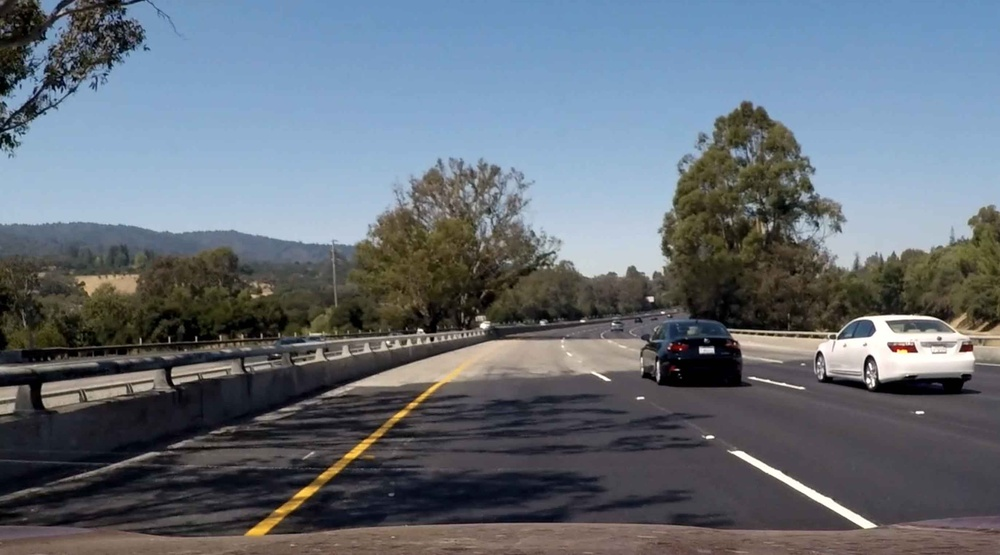
#> input picture test_images/curve.jpg, 1000 x 555 px, shrunk from 2744 x 1524 before the run; its folder holds only this picture in this run
$ python lane_detection.py
#> lines starting #> are read from the running program, lines starting #| are printed output that depends on the picture; after the words box and inside, x2 and y2 are one past the last pixel; in counts of white or black regions, pixels touching at a corner belong together
# importing some useful packages
import matplotlib
import matplotlib.pyplot as plt
import matplotlib.image as mpimg
import numpy as np
import cv2
import os
import math

from moviepy.editor import VideoFileClip
from IPython.display import HTML


# %matplotlib inline

# if you wanted to show a single color channel image called 'gray', for example, call as plt.imshow(gray, cmap='gray')


# TODO: Build your pipeline that will draw lane lines on the test_images
# then save them to the test_images_output directory.


def grayscale(img):
    """Applies the Grayscale transform
    This will return an image with only one color channel
    but NOTE: to see the returned image as grayscale
    (assuming your grayscaled image is called 'gray')
    you should call plt.imshow(gray, cmap='gray')"""
    return cv2.cvtColor(img, cv2.COLOR_RGB2GRAY)
    # Or use BGR2GRAY if you read an image with cv2.imread()
    # return cv2.cvtColor(img, cv2.COLOR_BGR2GRAY)


def canny(img, low_threshold, high_threshold):
    """Applies the Canny transform"""
    return cv2.Canny(img, low_threshold, high_threshold)


def gaussian_blur(img, kernel_size):
    """Applies a Gaussian Noise kernel"""
    return cv2.GaussianBlur(img, (kernel_size, kernel_size), 0)


def region_of_interest(img, vertices):
    """
    Applies an image mask.

    Only keeps the region of the image defined by the polygon
    formed from `vertices`. The rest of the image is set to black.
    `vertices` should be a numpy array of integer points.
    """
    # defining a blank mask to start with
    mask = np.zeros_like(img)

    # defining a 3 channel or 1 channel color to fill the mask with depending on the input image
    if len(img.shape) > 2:
        channel_count = img.shape[2]  # i.e. 3 or 4 depending on your image
        ignore_mask_color = (255,) * channel_count
    else:
        ignore_mask_color = 255

    # filling pixels inside the polygon defined by "vertices" with the fill color
    cv2.fillPoly(mask, vertices, ignore_mask_color)

    # returning the image only where mask pixels are nonzero
    masked_image = cv2.bitwise_and(img, mask)
    return masked_image


def draw_lines(img, lines, color=[255, 0, 0], thickness=10):
    """
    NOTE: this is the function you might want to use as a starting point once you want to
    average/extrapolate the line segments you detect to map out the full
    extent of the lane (going from the result shown in raw-lines-example.mp4
    to that shown in P1_example.mp4).

    Think about things like separating line segments by their
    slope ((y2-y1)/(x2-x1)) to decide which segments are part of the left
    line vs. the right line.  Then, you can average the position of each of
    the lines and extrapolate to the top and bottom of the lane.

    This function draws `lines` with `color` and `thickness`.
    Lines are drawn on the image inplace (mutates the image).
    If you want to make the lines semi-transparent, think about combining
    this function with the weighted_img() function below
    """

    right_lanes = []
    left_lanes = []

    for line in lines:
        # print(line)

        x1 = line[0][0]
        y1 = line[0][1]
        x2 = line[0][2]
        y2 = line[0][3]

        slope = (y2 - y1) / (x2 - x1)

        # print(slope)

        if 0.68 < slope:
            # Right lane
            right_lanes.append(line)
            # cv2.line(img, (x1, y1), (x2, y2), color, thickness)
            # print(line)
        elif -0.68 > slope:
            # Left lane
            left_lanes.append(line)
            # cv2.line(img, (x1, y1), (x2, y2), color, thickness)
        else:
            continue

    temp_right = np.array(right_lanes, dtype=np.int32)

    if temp_right.shape[0] == 0:
        return

    temp_right_reshape = temp_right.reshape(int(temp_right.shape[0]*2), int(temp_right.shape[2]/2))

    [vx, vy, x, y] = cv2.fitLine(temp_right_reshape, cv2.DIST_L2, 0, 0.01, 0.01)

    k = vy / vx
    b = y - k * x

    y1 = int((img.shape[1] / 18) * 7)
    x1 = (y1 - b) / k
    y2 = img.shape[1]
    x2 = (y2 - b) / k

    cv2.line(img, (x1, y1), (x2, y2), color, thickness)

    # Left Lane
    temp_left = np.array(left_lanes, dtype=np.int32)

    if temp_left.shape[0] == 0:
        return

    temp_left_reshape = temp_left.reshape(int(temp_left.shape[0]*2), int(temp_left.shape[2]/2))

    [vxl, vyl, xl, yl] = cv2.fitLine(temp_left_reshape, cv2.DIST_L2, 0, 0.01, 0.01)

    kl = vyl / vxl
    bl = yl - kl * xl

    y1l = int((img.shape[1] / 18) * 7)
    x1l = (y1l - bl) / kl
    y2l = img.shape[1]
    x2l = (y2l - bl) / kl

    cv2.line(img, (x1l, y1l), (x2l, y2l), color, thickness)

    # [4 lines of commented-out code are left out]


def hough_lines(img, rho, theta, threshold, min_line_len, max_line_gap):
    """
    `img` should be the output of a Canny transform.

    Returns an image with hough lines drawn.
    """

    lines = cv2.HoughLinesP(img, rho, theta, threshold, np.array([]), minLineLength=min_line_len,
                            maxLineGap=max_line_gap)

    line_img = np.zeros((img.shape[0], img.shape[1], 3), dtype=np.uint8)

    # plt.imshow(line_img)
    # plt.show()

    draw_lines(line_img, lines)
    return line_img


# Python 3 has support for cool math symbols.

def weighted_img(img, initial_img, α=0.8, β=1., γ=0.):
    """
    `img` is the output of the hough_lines(), An image with lines drawn on it.
    Should be a blank image (all black) with lines drawn on it.

    `initial_img` should be the image before any processing.

    The result image is computed as follows:

    initial_img * α + img * β + γ
    NOTE: initial_img and img must be the same shape!
    """
    return cv2.addWeighted(initial_img, α, img, β, γ)


def color_selection(img, red_threshold, green_threshold, blue_threshold):
    color_select = np.copy(img)
    rgb_threshold = [red_threshold, green_threshold, blue_threshold]
    color_threshold = (img[:, :, 0] < rgb_threshold[0]) | \
                      (img[:, :, 1] < rgb_threshold[1]) | \
                      (img[:, :, 2] < rgb_threshold[2])
    color_select[color_threshold] = [0, 0, 0]
    return color_select, color_threshold


def pipeLine(image):
    ysize = image.shape[0]
    xsize = image.shape[1]

    color_img = np.copy(image)
    line_img = np.copy(image)
    color_output_img = np.copy(image)

    vertices = [np.array([[(xsize/14)*2, ysize], [(xsize/14)*13, ysize], [xsize/2, ysize/2]], np.int32)]
    line_img = region_of_interest(image, vertices)

    color_img, color_threshold = color_selection(line_img, 180, 180, 100)

    color_output_img[~color_threshold] = [255, 0, 0]

    gray_img = grayscale(color_output_img)

    # Define a kernel size and apply Gaussian smoothing
    kernel_size = 5
    blur_grey = gaussian_blur(gray_img, kernel_size)

    # Define our parameters for Canny and apply
    low_threshold = 120
    high_threshold = 140

    edges = canny(blur_grey, low_threshold, high_threshold)

    masked_edges = region_of_interest(edges, vertices)

    # Define the Hough transform parameters
    # Make a blank the same size as our image to draw on
    rho = 5  # distance resolution in pixels of the Hough grid
    theta = np.pi / 10  # angular resolution in radians of the Hough grid
    threshold = 30  # minimum number of votes (intersections in Hough grid cell)
    min_line_length = 3  # minimum number of pixels making up a line
    max_line_gap = 15  # maximum gap in pixels between connectable line segments
    # line_image = np.copy(image) * 0  # creating a blank to draw lines on

    line_image = hough_lines(masked_edges, rho, theta, threshold, min_line_length, max_line_gap)

    # color_edges = np.dstack((masked_edges, masked_edges, masked_edges))

    result = weighted_img(line_image, image, 0.8, 1, 0)

    # plt.imshow(masked_edges)
    # plt.show()

    return result


def test_images():
    images = os.listdir("test_images/")

    for this_image in images:
        location = 'test_images/' + this_image

        # location = 'test_images/curve.jpg'

        # reading in an image
        image = mpimg.imread(location)
#> image is the input picture: shape (555, 1000, 3); mean R, G, B 101.3, 109.9, 119.6

        output_img = pipeLine(image)
#> in region_of_interest, `cv2.fillPoly(mask, vertices, ignore_mask_color)`:
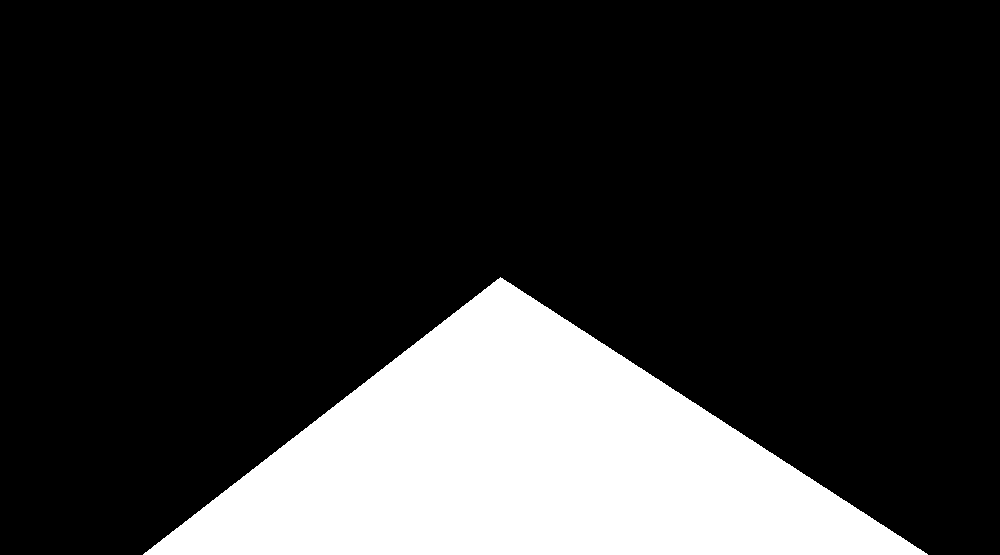
#> mask: shape (555, 1000, 3); 19.7% white; 1 white region, box (x1, y1, x2, y2) and area: (143, 277, 928, 555) 109369
#> in color_selection, `color_threshold = (img[:, :, 0] < rgb_threshold[0]) | \ (img[:, :, 1] ..`:
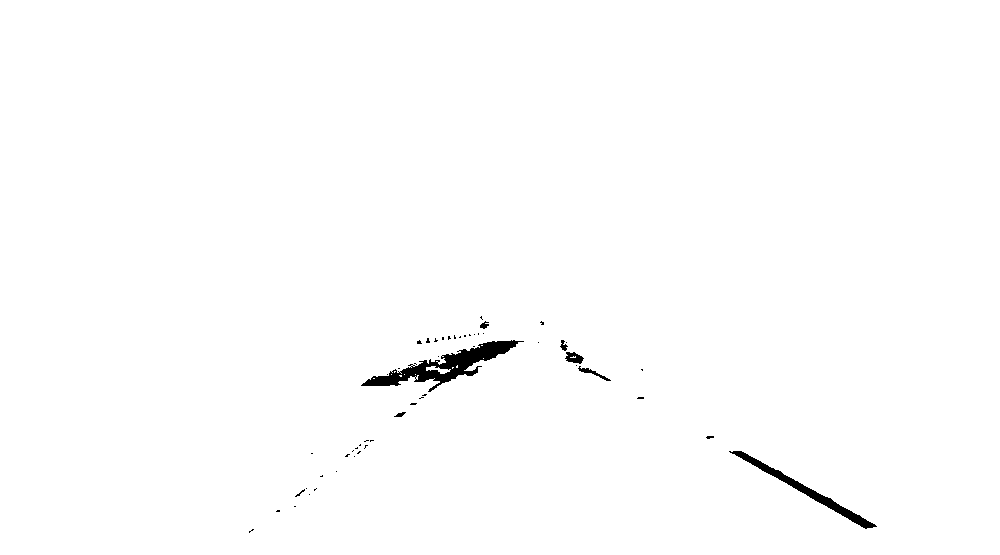
#> color_threshold: shape (555, 1000) bool; 99.3% white; 54 black regions (46 under 20 px), largest, box (x1, y1, x2, y2) and area: (361, 340, 524, 392) 2343, (729, 451, 877, 529) 1169, (565, 352, 584, 364) 141
#> in color_selection, `color_select[color_threshold] = [0, 0, 0]`:
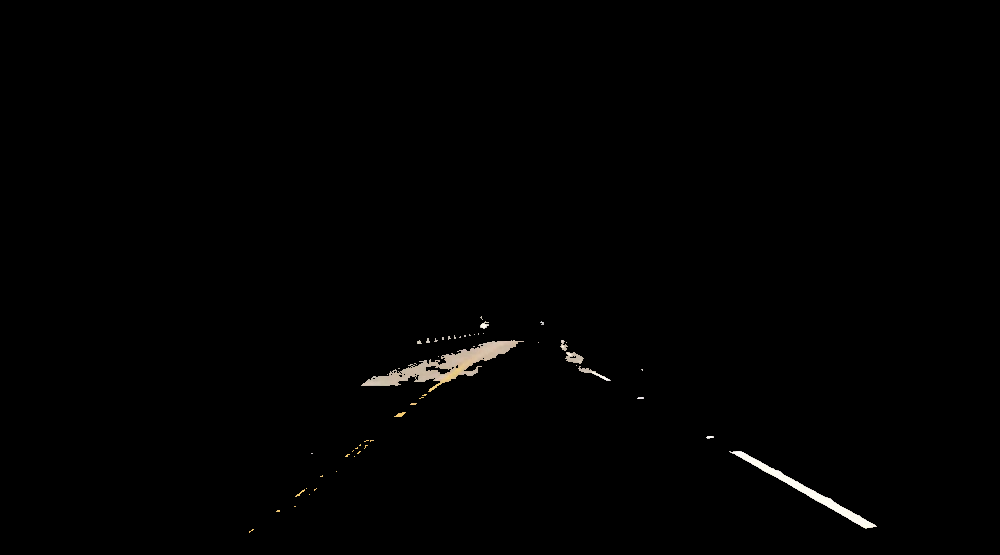
#> color_select: shape (555, 1000, 3); mean R, G, B 1.6, 1.5, 1.4
#> in pipeLine, `color_output_img[~color_threshold] = [255, 0, 0]`:
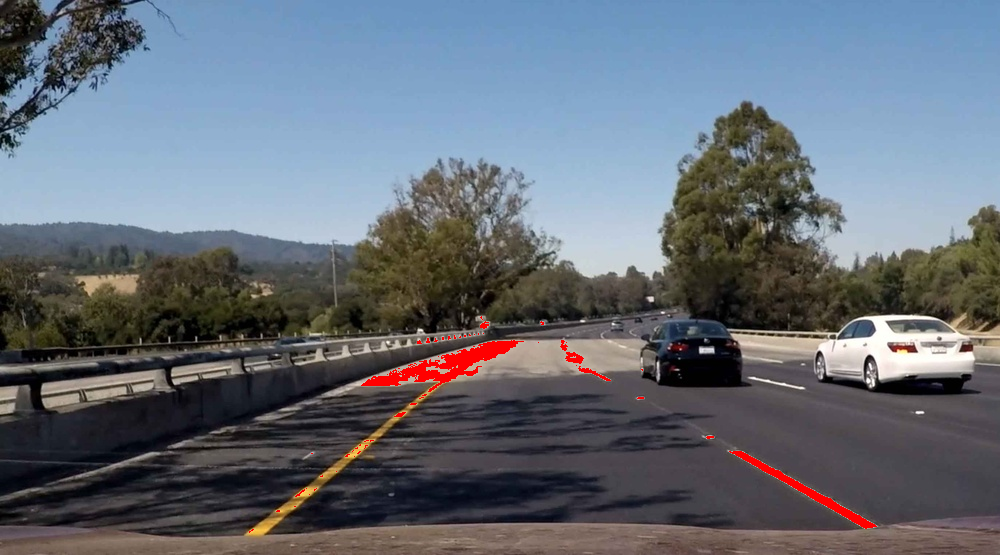
#> color_output_img: shape (555, 1000, 3); 0.74% of pixels changed, all inside (x1, y1, x2, y2) = (249, 316, 877, 533)
#> in grayscale, `return cv2.cvtColor(img, cv2.COLOR_RGB2GRAY)`:
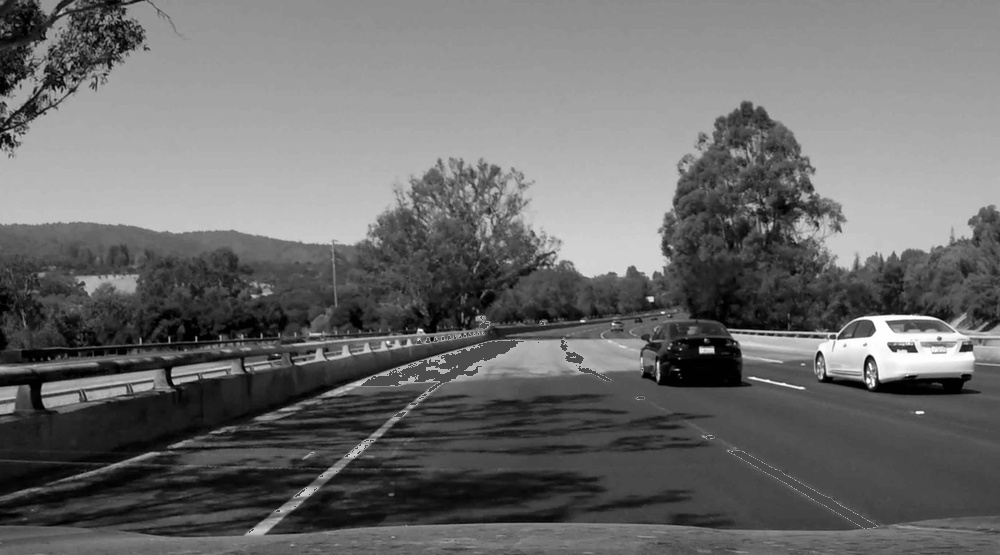
#> returned value: shape (555, 1000); min 0, max 255, mean 107.4
#> in canny, `return cv2.Canny(img, low_threshold, high_threshold)`:
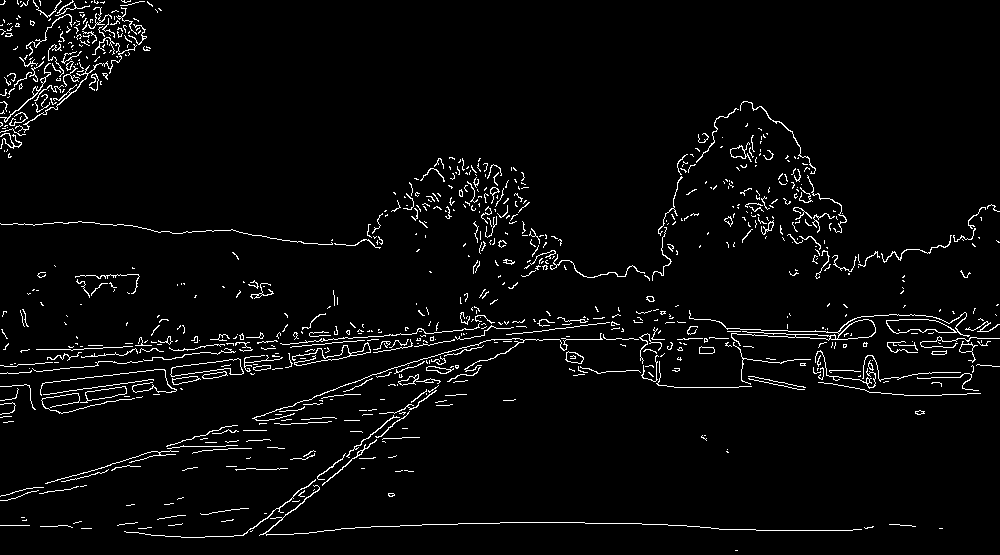
#> returned value: shape (555, 1000); 3.5% white in thin lines or dots
#> in region_of_interest (call 2), `masked_image = cv2.bitwise_and(img, mask)`:
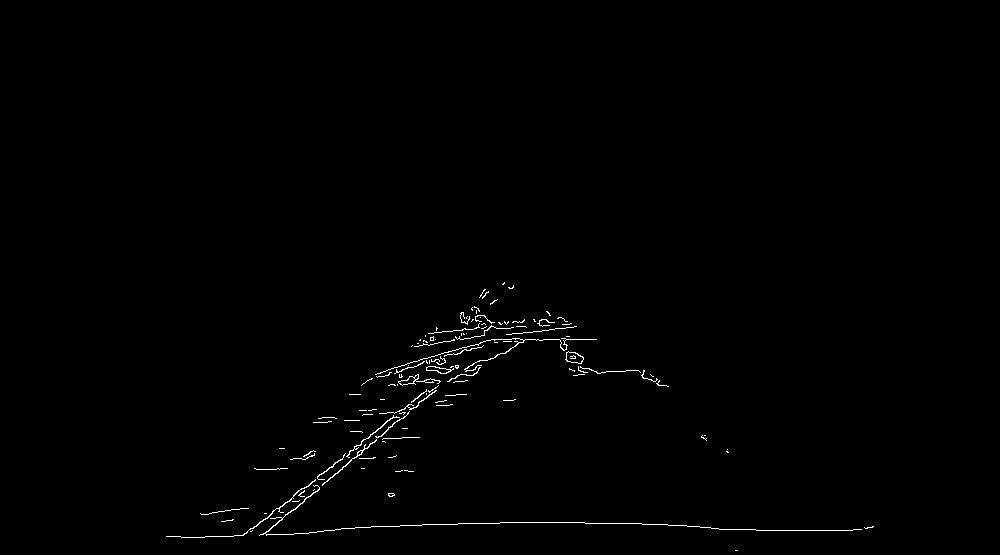
#> masked_image: shape (555, 1000); 0.63% white in thin lines or dots, all inside (x1, y1, x2, y2) = (166, 282, 874, 551)
#> in hough_lines, `lines = cv2.HoughLinesP(img, rho, theta, threshold, np.array([]), minL..`: lines = 189 rows, first 6: [348, 457, 407, 414], [642, 524, 667, 524], [502, 339, 520, 326], [272, 511, 315, 480], [343, 455, 412, 405], [274, 518, 342, 469]
#> the loop in draw_lines, `for line in lines:` made 189 passes
#> (x1, y1, x2, y2, slope) on passes 1 to 3: (348, 457, 407, 414, -0.729), (642, 524, 667, 524, 0), (502, 339, 520, 326, -0.722)
#> after the loop in draw_lines, `for line in lines:`: left_lanes = 116 items, first 6: [[348, 457, 407, 414]], [[502, 339, 520, 326]], [[272, 511, 315, 480]], [[343, 455, 412, 405]], [[274, 518, 342, 469]], [[436, 405, 449, 395]]; right_lanes = 13 items, first 6: [[550, 322, 586, 372]], [[560, 346, 581, 374]], [[577, 353, 589, 369]], [[643, 373, 660, 385]], [[376, 409, 415, 437]], [[356, 445, 365, 458]]
#> in draw_lines, `temp_right = np.array(right_lanes, dtype=np.int32)`: temp_right = 13 rows, first 6: [550, 322, 586, 372], [560, 346, 581, 374], [577, 353, 589, 369], [643, 373, 660, 385], [376, 409, 415, 437], [356, 445, 365, 458]
#> in draw_lines, `temp_right_reshape = temp_right.reshape(int(temp_right.shape[0]*2), in..`: temp_right_reshape = 26 pairs, first value 356 to 660, second value 311 to 458
#> in draw_lines, `[vx, vy, x, y] = cv2.fitLine(temp_right_reshape, cv2.DIST_L2, 0, 0.01,..`: vx = [0.958]; vy = [-0.288]; x = [506.3]; y = [387.8]
#> in draw_lines, `k = vy / vx`: k = [-0.3]
#> in draw_lines, `b = y - k * x`: b = [539.9]
#> in draw_lines, `x1 = (y1 - b) / k`: x1 = [505.8]
#> in draw_lines, `x2 = (y2 - b) / k`: x2 = [-1531.6]

        # plt.imshow(output_img)
        # plt.show()

        save_location = 'test_images_output/' + this_image
        mpimg.imsave(save_location, output_img)


def test_videos():
    videos = os.listdir("test_videos/")

    for this_video in videos:
        # location = 'test_videos/challenge.mp4'
        # white_output = 'test_videos_output/challenge.mp4'
        location = 'test_videos/' + this_video
        white_output = 'test_videos_output/' + this_video

        # To speed up the testing process you may want to try your pipeline on a shorter subclip of the video
        # To do so add .subclip(start_second,end_second) to the end of the line below
        # Where start_second and end_second are integer values representing the start and end of the subclip
        # You may also uncomment the following line for a subclip of the first 5 seconds
        # clip1 = VideoFileClip("test_videos/solidWhiteRight.mp4").subclip(0,5)

        clip1 = VideoFileClip(location)
        white_clip = clip1.fl_image(pipeLine)  # NOTE: this function expects color images!!
        white_clip.write_videofile(white_output, audio=False)


if __name__ == '__main__':
#> (the run stopped early here; a loop or call above may not have finished)
